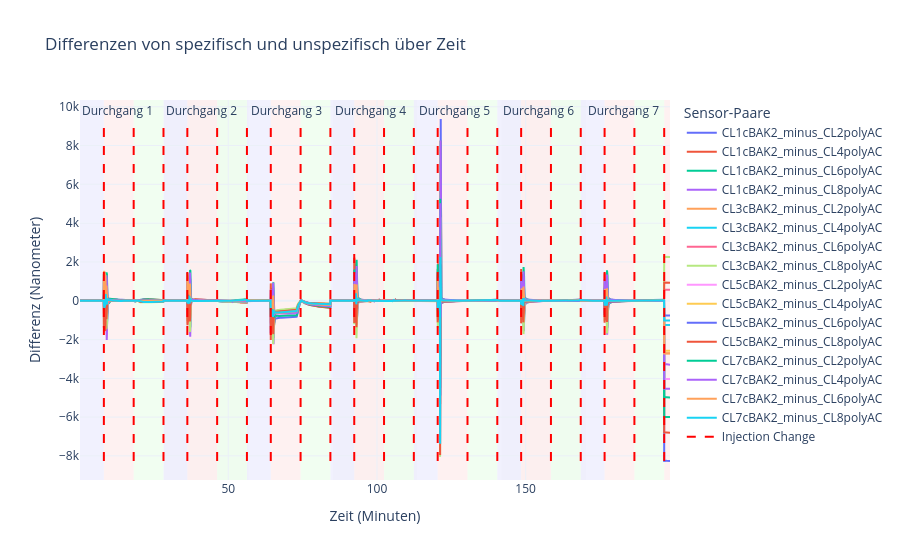

The notebook cell saved with this chart:
### Markdown cell above
**Differenzen-Plot & Speicherung**

### Code cell
def plot_sensor_differences(df, filepath=None):
    # Zeit in Minuten
    x = df['T  (s)'] / 60

    # Gewünschte Sensor-Gruppen
    specific_all    = ['CL1cBAK2', 'CL3cBAK2', 'CL5cBAK2', 'CL7cBAK2']
    nonspecific_all = ['CL2polyAC', 'CL4polyAC', 'CL6polyAC', 'CL8polyAC']

    # Nur Sensoren nehmen, die auch wirklich vorhanden sind
    specific    = [s for s in specific_all if s in df.columns]
    nonspecific = [n for n in nonspecific_all if n in df.columns]

    print("✔️ Verwendete spezifische Sensoren:", specific)
    print("✔️ Verwendete unspezifische Sensoren:", nonspecific)

    # Neues DataFrame für die Differenzen
    df_diff = pd.DataFrame()
    df_diff['T_min'] = x
    df_diff['Durchgang'] = df['Durchgang']
    df_diff['Inj.'] = df['Inj.']
    df_diff['Val.'] = df['Val.']

    # 16 positive Differenzen (falls möglich)
    positive_cols = []
    for spec in specific:
        for nonspec in nonspecific:
            if spec in df.columns and nonspec in df.columns:
                colname = f"{spec}_minus_{nonspec}"
                df_diff[colname] = df[spec] - df[nonspec]
                positive_cols.append(colname)

    # 16 negative Differenzen (positive * -1)
    for col in positive_cols:
        df_diff[col + "_neg"] = df_diff[col] * -1

    # ➕ Zusatz-Spalten (nur wenn beide Gruppen existieren!)
    if specific and nonspecific:
        mean_specific = df[specific].mean(axis=1)
        mean_nonspecific = df[nonspecific].mean(axis=1)

        df_diff['mean_diff'] = mean_specific - mean_nonspecific
        df_diff['mean_diff_std'] = (mean_specific - mean_nonspecific).rolling(window=5, min_periods=1).std()

        df_diff['specific_avg_diff'] = df[specific].sub(mean_specific, axis=0).abs().mean(axis=1)
        df_diff['specific_avg_diff_std'] = df[specific].sub(mean_specific, axis=0).abs().std(axis=1)

        df_diff['nonspecific_avg_diff'] = df[nonspecific].sub(mean_nonspecific, axis=0).abs().mean(axis=1)
        df_diff['nonspecific_avg_diff_std'] = df[nonspecific].sub(mean_nonspecific, axis=0).abs().std(axis=1)
    else:
        print("⚠️ Kennzahlen-Berechnung übersprungen (zu wenige Sensoren vorhanden).")


    fig = go.Figure()
    for col in positive_cols:
        fig.add_trace(go.Scatter(
            x=df_diff['T_min'],
            y=df_diff[col],
            mode='lines',
            name=col
        ))

    # Injection Change (rote gestrichelte Linien)
    inj = df_diff['Inj.']
    change_times = [df_diff['T_min'].iloc[i] for i in range(1, len(df_diff)) if inj.iloc[i] != inj.iloc[i-1]]
    ymin, ymax = df_diff[positive_cols].min().min(), df_diff[positive_cols].max().max()
    vline_x, vline_y = [], []
    for ct in change_times:
        vline_x += [ct, ct, None]
        vline_y += [ymin, ymax, None]
    fig.add_trace(go.Scatter(
        x=vline_x, y=vline_y,
        mode='lines',
        line=dict(color='red', width=2, dash='dash'),
        name='Injection Change'
    ))

    # Val-Bereiche (farbige Hintergründe)
    val_colors = {1:'rgba(255,0,0,0.1)', 2:'rgba(0,255,0,0.1)', 3:'rgba(0,0,255,0.1)'}
    current_val = df_diff['Val.'].iloc[0]; start=df_diff['T_min'].iloc[0]
    for i in range(1, len(df_diff)):
        if df_diff['Val.'].iloc[i] != current_val:
            end = df_diff['T_min'].iloc[i]
            fig.add_vrect(x0=start, x1=end,
                          fillcolor=val_colors[current_val],
                          opacity=0.5, layer='below', line_width=0)
            current_val = df_diff['Val.'].iloc[i]
            start = df_diff['T_min'].iloc[i]
    fig.add_vrect(x0=start, x1=df_diff['T_min'].iloc[-1],
                  fillcolor=val_colors[current_val],
                  opacity=0.5, layer='below', line_width=0)

    # Durchgänge (graue Hintergründe mit Beschriftung)
    dg = df_diff.groupby('Durchgang')['T_min'].agg(['min','max']).reset_index()
    shades = ['rgba(200,200,200,0.1)','rgba(150,150,150,0.1)']
    for idx,row in dg.iterrows():
        fig.add_vrect(
            x0=row['min'], x1=row['max'],
            fillcolor=shades[idx%2],
            opacity=0.3, layer='below', line_width=0,
            annotation_text=f"Durchgang {int(row['Durchgang'])}",
            annotation_position="top left"
        )

    # Layout
    fig.update_layout(
        title='Differenzen von spezifisch und unspezifisch über Zeit',
        xaxis_title='Zeit (Minuten)',
        yaxis_title='Differenz (Nanometer)',
        legend_title='Sensor-Paare',
        template='plotly_white'
    )

    fig.show()

    # 👉 Differenzen-Datei speichern
    if filepath is not None:
        base, ext = os.path.splitext(filepath)
        outpath = f"{base}_diff{ext}"
        df_diff.to_csv(outpath, index=False)
        print(f"💾 Differenzen gespeichert in: {outpath}")

# Aufruf
plot_sensor_differences(df, filepath=csv_datei)

### Figure 1 — Plotly figure (JSON) as saved in the notebook; plotly's stock layout.template omitted (floating-point values rounded to 4 significant figures; data arrays with more than 128 entries replaced by an {"elided": "..."} marker saying what was removed)
{"data": [{"mode": "lines", "name": "CL1cBAK2_minus_CL2polyAC", "type": "scatter", "x": {"elided": "3663 float values"}, "y": {"elided": "3663 float values"}}, {"mode": "lines", "name": "CL1cBAK2_minus_CL4polyAC", "type": "scatter", "x": {"elided": "3663 float values"}, "y": {"elided": "3663 float values"}}, {"mode": "lines", "name": "CL1cBAK2_minus_CL6polyAC", "type": "scatter", "x": {"elided": "3663 float values"}, "y": {"elided": "3663 float values"}}, {"mode": "lines", "name": "CL1cBAK2_minus_CL8polyAC", "type": "scatter", "x": {"elided": "3663 float values"}, "y": {"elided": "3663 float values"}}, {"mode": "lines", "name": "CL3cBAK2_minus_CL2polyAC", "type": "scatter", "x": {"elided": "3663 float values"}, "y": {"elided": "3663 float values"}}, {"mode": "lines", "name": "CL3cBAK2_minus_CL4polyAC", "type": "scatter", "x": {"elided": "3663 float values"}, "y": {"elided": "3663 float values"}}, {"mode": "lines", "name": "CL3cBAK2_minus_CL6polyAC", "type": "scatter", "x": {"elided": "3663 float values"}, "y": {"elided": "3663 float values"}}, {"mode": "lines", "name": "CL3cBAK2_minus_CL8polyAC", "type": "scatter", "x": {"elided": "3663 float values"}, "y": {"elided": "3663 float values"}}, {"mode": "lines", "name": "CL5cBAK2_minus_CL2polyAC", "type": "scatter", "x": {"elided": "3663 float values"}, "y": {"elided": "3663 float values"}}, {"mode": "lines", "name": "CL5cBAK2_minus_CL4polyAC", "type": "scatter", "x": {"elided": "3663 float values"}, "y": {"elided": "3663 float values"}}, {"mode": "lines", "name": "CL5cBAK2_minus_CL6polyAC", "type": "scatter", "x": {"elided": "3663 float values"}, "y": {"elided": "3663 float values"}}, {"mode": "lines", "name": "CL5cBAK2_minus_CL8polyAC", "type": "scatter", "x": {"elided": "3663 float values"}, "y": {"elided": "3663 float values"}}, {"mode": "lines", "name": "CL7cBAK2_minus_CL2polyAC", "type": "scatter", "x": {"elided": "3663 float values"}, "y": {"elided": "3663 float values"}}, {"mode": "lines", "name": "CL7cBAK2_minus_CL4polyAC", "type": "scatter", "x": {"elided": "3663 float values"}, "y": {"elided": "3663 float values"}}, {"mode": "lines", "name": "CL7cBAK2_minus_CL6polyAC", "type": "scatter", "x": {"elided": "3663 float values"}, "y": {"elided": "3663 float values"}}, {"mode": "lines", "name": "CL7cBAK2_minus_CL8polyAC", "type": "scatter", "x": {"elided": "3663 float values"}, "y": {"elided": "3663 float values"}}, {"line": {"color": "red", "dash": "dash", "width": 2}, "mode": "lines", "name": "Injection Change", "type": "scatter", "x": [8.166, 8.166, null, 18.19, 18.19, null, 28.21, 28.21, null, 36.23, 36.23, null, 46.25, 46.25, null, 56.28, 56.28, null, 64.29, 64.29, null, 74.32, 74.32, null, 84.34, 84.34, null, 92.36, 92.36, null, 102.4, 102.4, null, 112.4, 112.4, null, 120.4, 120.4, null, 130.4, 130.4, null, 140.5, 140.5, null, 148.5, 148.5, null, 158.5, 158.5, null, 168.5, 168.5, null, 176.5, 176.5, null, 186.6, 186.6, null, 196.6, 196.6, null], "y": [-8262.0, 9368.0, null, -8262.0, 9368.0, null, -8262.0, 9368.0, null, -8262.0, 9368.0, null, -8262.0, 9368.0, null, -8262.0, 9368.0, null, -8262.0, 9368.0, null, -8262.0, 9368.0, null, -8262.0, 9368.0, null, -8262.0, 9368.0, null, -8262.0, 9368.0, null, -8262.0, 9368.0, null, -8262.0, 9368.0, null, -8262.0, 9368.0, null, -8262.0, 9368.0, null, -8262.0, 9368.0, null, -8262.0, 9368.0, null, -8262.0, 9368.0, null, -8262.0, 9368.0, null, -8262.0, 9368.0, null, -8262.0, 9368.0, null]}], "layout": {"annotations": [{"showarrow": false, "text": "Durchgang 1", "x": 0.1383, "xanchor": "left", "xref": "x", "y": 1, "yanchor": "top", "yref": "y domain"}, {"showarrow": false, "text": "Durchgang 2", "x": 28.48, "xanchor": "left", "xref": "x", "y": 1, "yanchor": "top", "yref": "y domain"}, {"showarrow": false, "text": "Durchgang 3", "x": 56.87, "xanchor": "left", "xref": "x", "y": 1, "yanchor": "top", "yref": "y domain"}, {"showarrow": false, "text": "Durchgang 4", "x": 85.21, "xanchor": "left", "xref": "x", "y": 1, "yanchor": "top", "yref": "y domain"}, {"showarrow": false, "text": "Durchgang 5", "x": 113.5, "xanchor": "left", "xref": "x", "y": 1, "yanchor": "top", "yref": "y domain"}, {"showarrow": false, "text": "Durchgang 6", "x": 141.9, "xanchor": "left", "xref": "x", "y": 1, "yanchor": "top", "yref": "y domain"}, {"showarrow": false, "text": "Durchgang 7", "x": 170.2, "xanchor": "left", "xref": "x", "y": 1, "yanchor": "top", "yref": "y domain"}], "legend": {"title": {"text": "Sensor-Paare"}}, "shapes": [{"fillcolor": "rgba(0,0,255,0.1)", "layer": "below", "line": {"width": 0}, "opacity": 0.5, "type": "rect", "x0": 0.1383, "x1": 8.166, "xref": "x", "y0": 0, "y1": 1, "yref": "y domain"}, {"fillcolor": "rgba(255,0,0,0.1)", "layer": "below", "line": {"width": 0}, "opacity": 0.5, "type": "rect", "x0": 8.166, "x1": 18.19, "xref": "x", "y0": 0, "y1": 1, "yref": "y domain"}, {"fillcolor": "rgba(0,255,0,0.1)", "layer": "below", "line": {"width": 0}, "opacity": 0.5, "type": "rect", "x0": 18.19, "x1": 28.21, "xref": "x", "y0": 0, "y1": 1, "yref": "y domain"}, {"fillcolor": "rgba(0,0,255,0.1)", "layer": "below", "line": {"width": 0}, "opacity": 0.5, "type": "rect", "x0": 28.21, "x1": 36.23, "xref": "x", "y0": 0, "y1": 1, "yref": "y domain"}, {"fillcolor": "rgba(255,0,0,0.1)", "layer": "below", "line": {"width": 0}, "opacity": 0.5, "type": "rect", "x0": 36.23, "x1": 46.25, "xref": "x", "y0": 0, "y1": 1, "yref": "y domain"}, {"fillcolor": "rgba(0,255,0,0.1)", "layer": "below", "line": {"width": 0}, "opacity": 0.5, "type": "rect", "x0": 46.25, "x1": 56.28, "xref": "x", "y0": 0, "y1": 1, "yref": "y domain"}, {"fillcolor": "rgba(0,0,255,0.1)", "layer": "below", "line": {"width": 0}, "opacity": 0.5, "type": "rect", "x0": 56.28, "x1": 64.29, "xref": "x", "y0": 0, "y1": 1, "yref": "y domain"}, {"fillcolor": "rgba(255,0,0,0.1)", "layer": "below", "line": {"width": 0}, "opacity": 0.5, "type": "rect", "x0": 64.29, "x1": 74.32, "xref": "x", "y0": 0, "y1": 1, "yref": "y domain"}, {"fillcolor": "rgba(0,255,0,0.1)", "layer": "below", "line": {"width": 0}, "opacity": 0.5, "type": "rect", "x0": 74.32, "x1": 84.34, "xref": "x", "y0": 0, "y1": 1, "yref": "y domain"}, {"fillcolor": "rgba(0,0,255,0.1)", "layer": "below", "line": {"width": 0}, "opacity": 0.5, "type": "rect", "x0": 84.34, "x1": 92.36, "xref": "x", "y0": 0, "y1": 1, "yref": "y domain"}, {"fillcolor": "rgba(255,0,0,0.1)", "layer": "below", "line": {"width": 0}, "opacity": 0.5, "type": "rect", "x0": 92.36, "x1": 102.4, "xref": "x", "y0": 0, "y1": 1, "yref": "y domain"}, {"fillcolor": "rgba(0,255,0,0.1)", "layer": "below", "line": {"width": 0}, "opacity": 0.5, "type": "rect", "x0": 102.4, "x1": 112.4, "xref": "x", "y0": 0, "y1": 1, "yref": "y domain"}, {"fillcolor": "rgba(0,0,255,0.1)", "layer": "below", "line": {"width": 0}, "opacity": 0.5, "type": "rect", "x0": 112.4, "x1": 120.4, "xref": "x", "y0": 0, "y1": 1, "yref": "y domain"}, {"fillcolor": "rgba(255,0,0,0.1)", "layer": "below", "line": {"width": 0}, "opacity": 0.5, "type": "rect", "x0": 120.4, "x1": 130.4, "xref": "x", "y0": 0, "y1": 1, "yref": "y domain"}, {"fillcolor": "rgba(0,255,0,0.1)", "layer": "below", "line": {"width": 0}, "opacity": 0.5, "type": "rect", "x0": 130.4, "x1": 140.5, "xref": "x", "y0": 0, "y1": 1, "yref": "y domain"}, {"fillcolor": "rgba(0,0,255,0.1)", "layer": "below", "line": {"width": 0}, "opacity": 0.5, "type": "rect", "x0": 140.5, "x1": 148.5, "xref": "x", "y0": 0, "y1": 1, "yref": "y domain"}, {"fillcolor": "rgba(255,0,0,0.1)", "layer": "below", "line": {"width": 0}, "opacity": 0.5, "type": "rect", "x0": 148.5, "x1": 158.5, "xref": "x", "y0": 0, "y1": 1, "yref": "y domain"}, {"fillcolor": "rgba(0,255,0,0.1)", "layer": "below", "line": {"width": 0}, "opacity": 0.5, "type": "rect", "x0": 158.5, "x1": 168.5, "xref": "x", "y0": 0, "y1": 1, "yref": "y domain"}, {"fillcolor": "rgba(0,0,255,0.1)", "layer": "below", "line": {"width": 0}, "opacity": 0.5, "type": "rect", "x0": 168.5, "x1": 176.5, "xref": "x", "y0": 0, "y1": 1, "yref": "y domain"}, {"fillcolor": "rgba(255,0,0,0.1)", "layer": "below", "line": {"width": 0}, "opacity": 0.5, "type": "rect", "x0": 176.5, "x1": 186.6, "xref": "x", "y0": 0, "y1": 1, "yref": "y domain"}, {"fillcolor": "rgba(0,255,0,0.1)", "layer": "below", "line": {"width": 0}, "opacity": 0.5, "type": "rect", "x0": 186.6, "x1": 196.6, "xref": "x", "y0": 0, "y1": 1, "yref": "y domain"}, {"fillcolor": "rgba(255,0,0,0.1)", "layer": "below", "line": {"width": 0}, "opacity": 0.5, "type": "rect", "x0": 196.6, "x1": 198.5, "xref": "x", "y0": 0, "y1": 1, "yref": "y domain"}, {"fillcolor": "rgba(200,200,200,0.1)", "layer": "below", "line": {"width": 0}, "opacity": 0.3, "type": "rect", "x0": 0.1383, "x1": 28.43, "xref": "x", "y0": 0, "y1": 1, "yref": "y domain"}, {"fillcolor": "rgba(150,150,150,0.1)", "layer": "below", "line": {"width": 0}, "opacity": 0.3, "type": "rect", "x0": 28.48, "x1": 56.82, "xref": "x", "y0": 0, "y1": 1, "yref": "y domain"}, {"fillcolor": "rgba(200,200,200,0.1)", "layer": "below", "line": {"width": 0}, "opacity": 0.3, "type": "rect", "x0": 56.87, "x1": 85.15, "xref": "x", "y0": 0, "y1": 1, "yref": "y domain"}, {"fillcolor": "rgba(150,150,150,0.1)", "layer": "below", "line": {"width": 0}, "opacity": 0.3, "type": "rect", "x0": 85.21, "x1": 113.5, "xref": "x", "y0": 0, "y1": 1, "yref": "y domain"}, {"fillcolor": "rgba(200,200,200,0.1)", "layer": "below", "line": {"width": 0}, "opacity": 0.3, "type": "rect", "x0": 113.5, "x1": 141.8, "xref": "x", "y0": 0, "y1": 1, "yref": "y domain"}, {"fillcolor": "rgba(150,150,150,0.1)", "layer": "below", "line": {"width": 0}, "opacity": 0.3, "type": "rect", "x0": 141.9, "x1": 170.2, "xref": "x", "y0": 0, "y1": 1, "yref": "y domain"}, {"fillcolor": "rgba(200,200,200,0.1)", "layer": "below", "line": {"width": 0}, "opacity": 0.3, "type": "rect", "x0": 170.2, "x1": 198.5, "xref": "x", "y0": 0, "y1": 1, "yref": "y domain"}], "title": {"text": "Differenzen von spezifisch und unspezifisch über Zeit"}, "xaxis": {"title": {"text": "Zeit (Minuten)"}}, "yaxis": {"title": {"text": "Differenz (Nanometer)"}}}}
